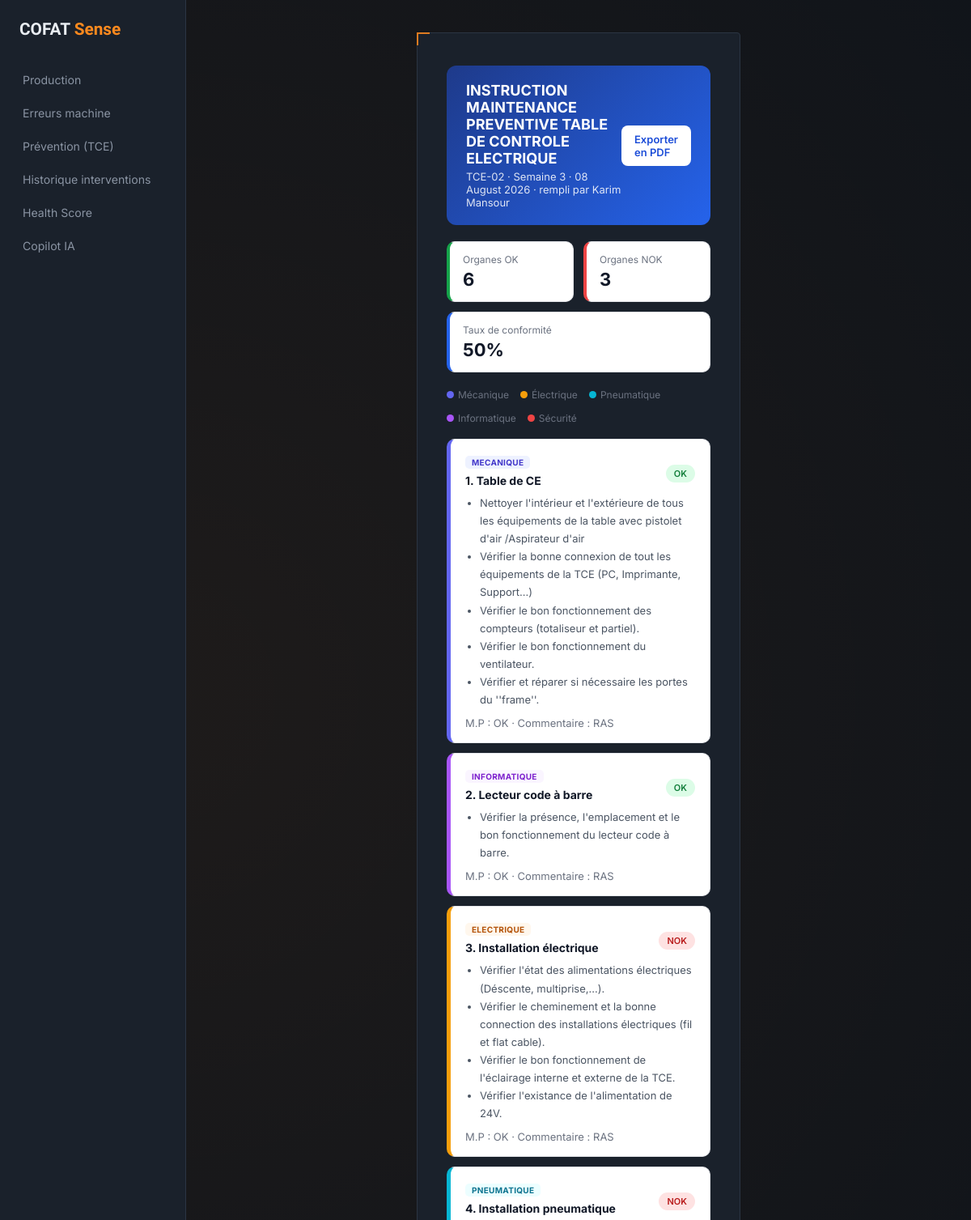
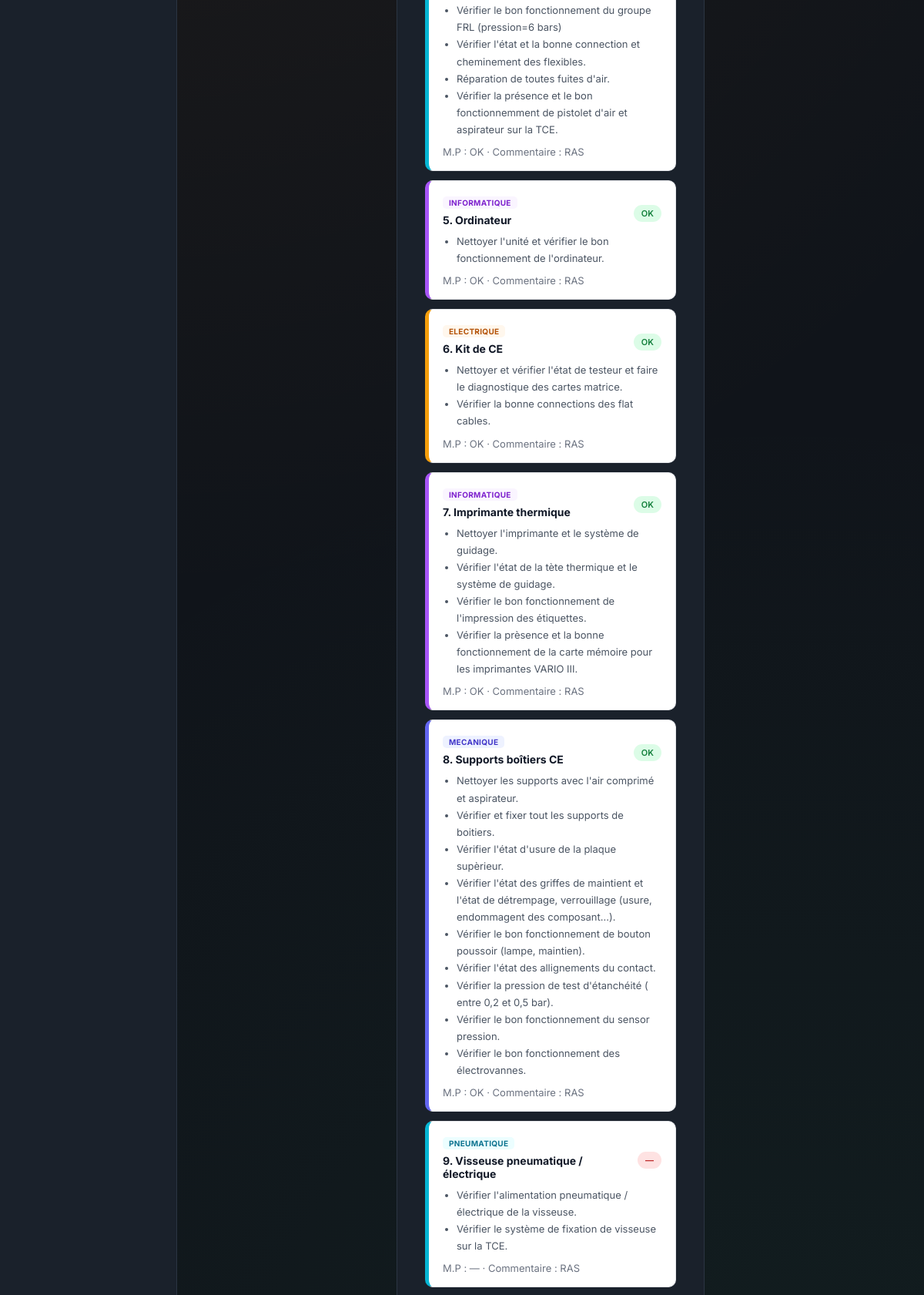
Screenshot of /maintenance/checklist/execution/1 (signed in, upper part) with the database file from the repository (2 pictures, top to bottom).
### app/models.py (models this page shows, shortened)
class ChecklistTemplateTCE(db.Model):
    __tablename__ = "checklist_template_tce"
    id = db.Column(db.Integer, primary_key=True)
    titre = db.Column(db.String(200), nullable=False, default="INSTRUCTION MAINTENANCE PREVENTIVE TABLE DE CONTROLE ELECTRIQUE")
    reference = db.Column(db.String(50), default="MP-TCE-001")
    type_machine = db.Column(db.String(20), default="T2")
    frequence_jours = db.Column(db.Integer, default=21)
    organes = db.relationship(
        "ChecklistOrganeDef",
        backref="template",
        order_by="ChecklistOrganeDef.ordre",
        cascade="all, delete-orphan",
    )

class Machine(db.Model):
    __tablename__ = "machines"
    id = db.Column(db.Integer, primary_key=True)
    code = db.Column(db.String(50), unique=True, nullable=False)
    nom = db.Column(db.String(100), nullable=True)
    ligne = db.Column(db.String(50), nullable=True)
    groupe = db.Column(db.String(50), nullable=True)
    uap = db.Column(db.String(20), nullable=True)
    actif = db.Column(db.Boolean, default=True)
    seuil_comptage = db.Column(db.Integer, nullable=True)
    productions = db.relationship("ProductionRecord", back_populates="machine")

class ChecklistExecutionTCE(db.Model):
    __tablename__ = "checklist_executions_tce"
    id = db.Column(db.Integer, primary_key=True)
    template_id = db.Column(db.Integer, db.ForeignKey("checklist_template_tce.id"), nullable=False)
    machine_id = db.Column(db.Integer, db.ForeignKey("machines.id"), nullable=False)
    technicien_id = db.Column(db.Integer, db.ForeignKey("users.id"), nullable=True)
    semaine = db.Column(db.Integer, nullable=False)
    date_execution = db.Column(db.DateTime, default=datetime.utcnow)
    observations = db.Column(db.Text, default="")
    terminee = db.Column(db.Boolean, default=False)
    duree_minutes = db.Column(db.Integer, default=0)
    template = db.relationship("ChecklistTemplateTCE")
    machine = db.relationship("Machine")
    technicien = db.relationship("User")
    resultats = db.relationship(
        "ChecklistOrganeResultat", backref="execution", cascade="all, delete-orphan"
    )
    @property
    def nb_ok(self):
        return sum(1 for r in self.resultats if r.inspection == "OK")
    @property
    def nb_nok(self):
        return sum(1 for r in self.resultats if r.inspection == "NOK")
    @property
    def taux_conformite(self):
        total = len(self.resultats)
        return round((self.nb_ok / total) * 100) if total else 0

class User(UserMixin, db.Model):
    __tablename__ = "users"
    id = db.Column(db.Integer, primary_key=True)
    matricule = db.Column(db.String(20), unique=True, nullable=False)
    nom = db.Column(db.String(80), nullable=False)
    prenom = db.Column(db.String(80), nullable=False)
    email = db.Column(db.String(120), unique=True, nullable=False, index=True)
    password_hash = db.Column(db.String(255), nullable=False)
    role = db.Column(db.Enum(Role), nullable=False, default=Role.TECHNICIEN)
    actif = db.Column(db.Boolean, default=True, nullable=False)
    date_creation = db.Column(db.DateTime, default=datetime.utcnow)
    derniere_connexion = db.Column(db.DateTime, nullable=True)
    @property
    def nom_complet(self) -> str:
        return f"{self.prenom} {self.nom}"

class ChecklistOrganeResultat(db.Model):
    __tablename__ = "checklist_organe_resultat"
    id = db.Column(db.Integer, primary_key=True)
    execution_id = db.Column(db.Integer, db.ForeignKey("checklist_executions_tce.id"), nullable=False)
    organe_def_id = db.Column(db.Integer, db.ForeignKey("checklist_organe_def.id"), nullable=False)
    inspection = db.Column(db.String(10), default="")
    mp = db.Column(db.String(10), default="")
    commentaire = db.Column(db.String(500), default="")
    organe_def = db.relationship("ChecklistOrganeDef")

class ChecklistOrganeDef(db.Model):
    __tablename__ = "checklist_organe_def"
    id = db.Column(db.Integer, primary_key=True)
    template_id = db.Column(db.Integer, db.ForeignKey("checklist_template_tce.id"), nullable=False)
    ordre = db.Column(db.Integer, nullable=False)
    nom_organe = db.Column(db.String(200), nullable=False)
    actions = db.Column(db.Text, nullable=False)
    categorie = db.Column(db.String(30), default="mecanique")

### app/maintenance/routes.py (the view)
@maintenance_bp.route("/checklist/execution/<int:execution_id>")
@login_required
def checklist_detail(execution_id):
    execution = ChecklistExecutionTCE.query.get_or_404(execution_id)
    return render_template("maintenance/checklist_detail.html", execution=execution)

### app/templates/maintenance/checklist_detail.html (shortened to what this page needs)
{% extends "base.html" %}
{% block content %}
<div class="panel" style="max-width: 950px; margin: 0 auto;">
  <div class="checklist-topbar">
    <div style="display:flex; justify-content:space-between; align-items:center;">
      <div>
        <h2>{{ execution.template.titre }}</h2>
        <p>
          {{ execution.machine.code }} · Semaine {{ execution.semaine }} ·
          {{ execution.date_execution.strftime('%d %B %Y') }} ·
          rempli par {{ execution.technicien.prenom }} {{ execution.technicien.nom if execution.technicien else "" }}
        </p>
      </div>
      <a href="{{ url_for('maintenance.checklist_export_pdf', execution_id=execution.id) }}"
         style="background:#fff; color:#1d4ed8; font-weight:600; font-size:13px; padding:9px 16px; border-radius:8px; text-decoration:none;">
        Exporter en PDF
      </a>
    </div>
  </div>
  <div class="stats-row">
    <div class="stat-card ok">
      <span class="stat-label">Organes OK</span>
      <span class="stat-value">{{ execution.nb_ok }}</span>
    </div>
    <div class="stat-card {{ 'warn' if execution.nb_nok > 0 else '' }}">
      <span class="stat-label">Organes NOK</span>
      <span class="stat-value">{{ execution.nb_nok }}</span>
    </div>
    <div class="stat-card">
      <span class="stat-label">Taux de conformité</span>
      <span class="stat-value">{{ execution.taux_conformite }}%</span>
    </div>
  </div>
  <div class="legende">
    <span><i class="dot cat-mecanique"></i> Mécanique</span>
    <span><i class="dot cat-electrique"></i> Électrique</span>
    <span><i class="dot cat-pneumatique"></i> Pneumatique</span>
    <span><i class="dot cat-informatique"></i> Informatique</span>
    <span><i class="dot cat-securite"></i> Sécurité</span>
  </div>
  {% for resultat in execution.resultats %}
    <div class="organe-card cat-{{ resultat.organe_def.categorie }}">
      <div style="display:flex; justify-content:space-between; align-items:center;">
        <div>
          <span class="categorie-tag cat-{{ resultat.organe_def.categorie }}">{{ resultat.organe_def.categorie }}</span>
          <p class="organe-title">{{ resultat.organe_def.ordre }}. {{ resultat.organe_def.nom_organe }}</p>
        </div>
        <span class="badge {{ 'badge-success' if resultat.inspection == 'OK' else 'badge-danger' }}">
          {{ resultat.inspection or "—" }}
        </span>
      </div>
      <ul class="organe-actions">
        {% for action in resultat.organe_def.actions.split('\n') %}
          <li>{{ action }}</li>
        {% endfor %}
      </ul>
      <p style="font-size:13px; color:#6b7280; margin:6px 0 0;">
        M.P : {{ resultat.mp or "—" }} · Commentaire : {{ resultat.commentaire or "RAS" }}
      </p>
    </div>
  {% endfor %}
</div>
{% endblock %}

### rows the page displays
ChecklistTemplateTCE: template.titre "INSTRUCTION MAINTENANCE PREVENTIVE TABLE DE CONTROLE ELECTRIQUE"
Machine: machine.code "TCE-02"
ChecklistExecutionTCE: semaine "3", date_execution "08 August 2026"
User: technicien.prenom "Karim", technicien "Mansour"
ChecklistOrganeResultat: nb_ok "6", nb_nok "3", taux_conformite "50", organe_def.categorie "MECANIQUE", organe_def.ordre "1", organe_def.nom_organe "Table de CE", inspection "OK", action "Nettoyer l'intérieur et l'extérieure de tous les équipements de la table avec pistolet d'air /Aspirateur d'air" "Vérifier la bonne connexion de tout les équipements de la TCE (PC, Imprimante, Support…)" "Vérifier le bon fonctionnement des compteurs (totaliseur et partiel)." "Vérifier le bon fonctionnement du ventilateur." "Vérifier et réparer si nécessaire les portes du ''frame''.", mp "OK", commentaire "RAS"
ChecklistOrganeResultat: organe_def.categorie "INFORMATIQUE", organe_def.ordre "2", organe_def.nom_organe "Lecteur code à barre", inspection "OK", mp "OK", commentaire "RAS"
ChecklistOrganeDef: actions "Vérifier la présence, l'emplacement et le bon fonctionnement du lecteur code à barre."
ChecklistOrganeResultat: organe_def.categorie "ELECTRIQUE", organe_def.ordre "3", organe_def.nom_organe "Installation électrique", inspection "NOK", action "Vérifier l'état des alimentations électriques (Déscente, multiprise,...)." "Vérifier le cheminement et la bonne connection des installations électriques (fil et flat cable)." "Vérifier le bon fonctionnement de l'éclairage interne et externe de la TCE." "Vérifier l'existance de l'alimentation de 24V.", mp "OK", commentaire "RAS"
ChecklistOrganeResultat: organe_def.categorie "PNEUMATIQUE", organe_def.ordre "4", organe_def.nom_organe "Installation pneumatique", inspection "NOK", action "Vérifier le bon fonctionnement du groupe FRL (pression=6 bars)" "Vérifier l'état et la bonne connection et cheminement des flexibles." "Réparation de toutes fuites d'air." "Vérifier la présence et le bon fonctionnemment de pistolet d'air et aspirateur sur la TCE.", mp "OK", commentaire "RAS"
ChecklistOrganeResultat: organe_def.categorie "INFORMATIQUE", organe_def.ordre "5", organe_def.nom_organe "Ordinateur", inspection "OK", mp "OK", commentaire "RAS"
ChecklistOrganeDef: actions "Nettoyer l'unité et vérifier le bon fonctionnement de l'ordinateur."
ChecklistOrganeResultat: organe_def.categorie "ELECTRIQUE", organe_def.ordre "6", organe_def.nom_organe "Kit de CE", inspection "OK", action "Nettoyer et vérifier l'état de testeur et faire le diagnostique des cartes matrice." "Vérifier la bonne connections des flat cables.", mp "OK", commentaire "RAS"
ChecklistOrganeResultat: organe_def.categorie "INFORMATIQUE", organe_def.ordre "7", organe_def.nom_organe "Imprimante thermique", inspection "OK", action "Nettoyer l'imprimante et le système de guidage." "Vérifier l'état de la tète thermique et le système de guidage." "Vérifier le bon fonctionnement de l'impression des étiquettes." "Vérifier la prèsence et la bonne fonctionnement de la carte mémoire pour les imprimantes VARIO III.", mp "OK", commentaire "RAS"
ChecklistOrganeResultat: organe_def.categorie "MECANIQUE", organe_def.ordre "8", organe_def.nom_organe "Supports boîtiers CE", inspection "OK", action "Nettoyer les supports avec l'air comprimé et aspirateur." "Vérifier et fixer tout les supports de boitiers." "Vérifier l'état d'usure de la plaque supèrieur." "Vérifier l'état des griffes de maintient et l'état de détrempage, verrouillage (usure, endommagent des composant…)." "Vérifier le bon fonctionnement de bouton poussoir (lampe, maintien)." "Vérifier l'état des allignements du contact." "Vérifier la pression de test d'étanchéité ( entre 0,2 et 0,5 bar)." "Vérifier le bon fonctionnement du sensor pression." "Vérifier le bon fonctionnement des électrovannes.", mp "OK", commentaire "RAS"
ChecklistOrganeResultat: organe_def.categorie "PNEUMATIQUE", organe_def.ordre "9", organe_def.nom_organe "Visseuse pneumatique / électrique", inspection "—", action "Vérifier l'alimentation pneumatique /électrique de la visseuse." "Vérifier le système de fixation de visseuse sur la TCE.", mp "—", commentaire "RAS"
